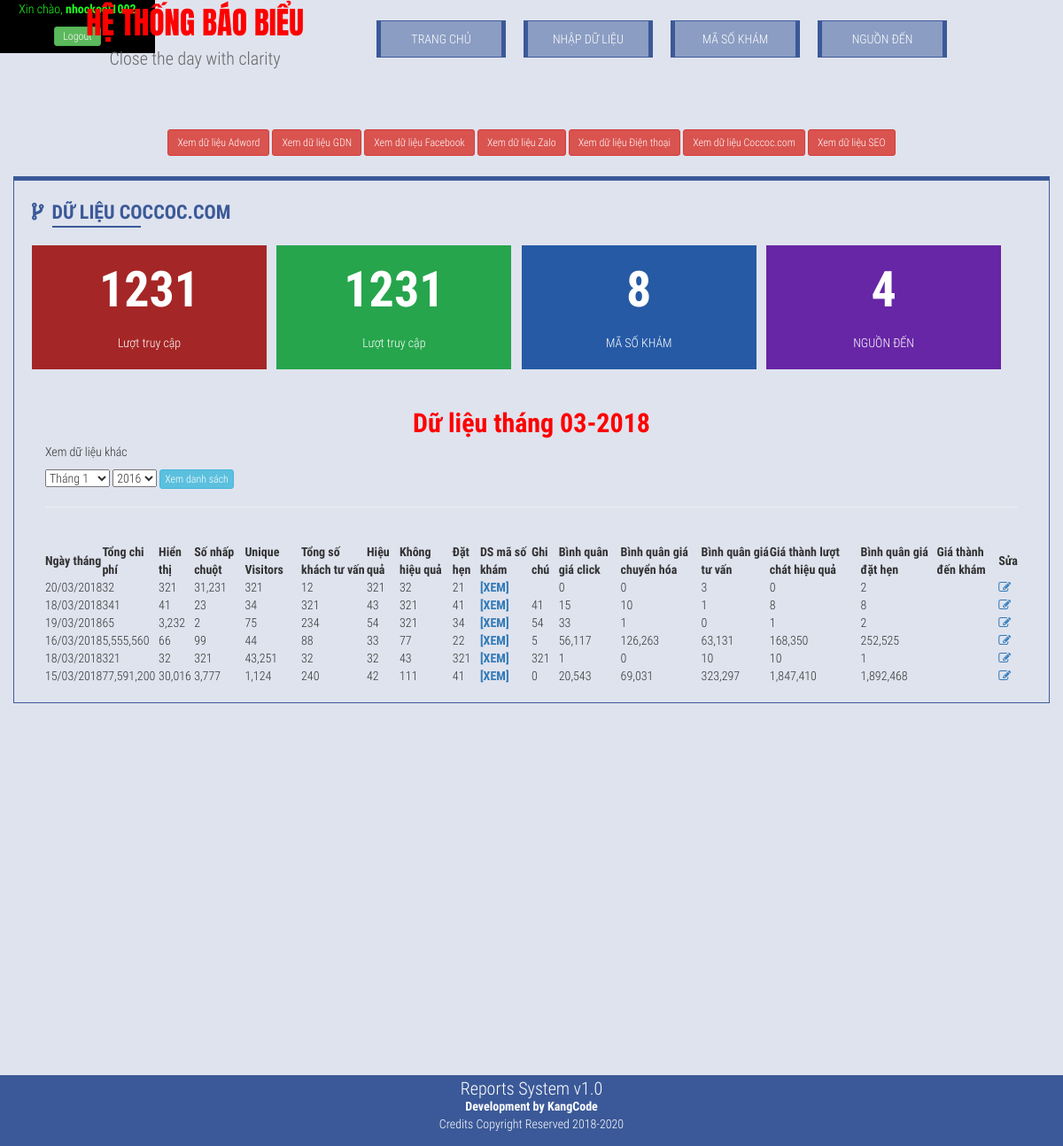
The app's page /index.php?view=coccoc (signed in), older data.
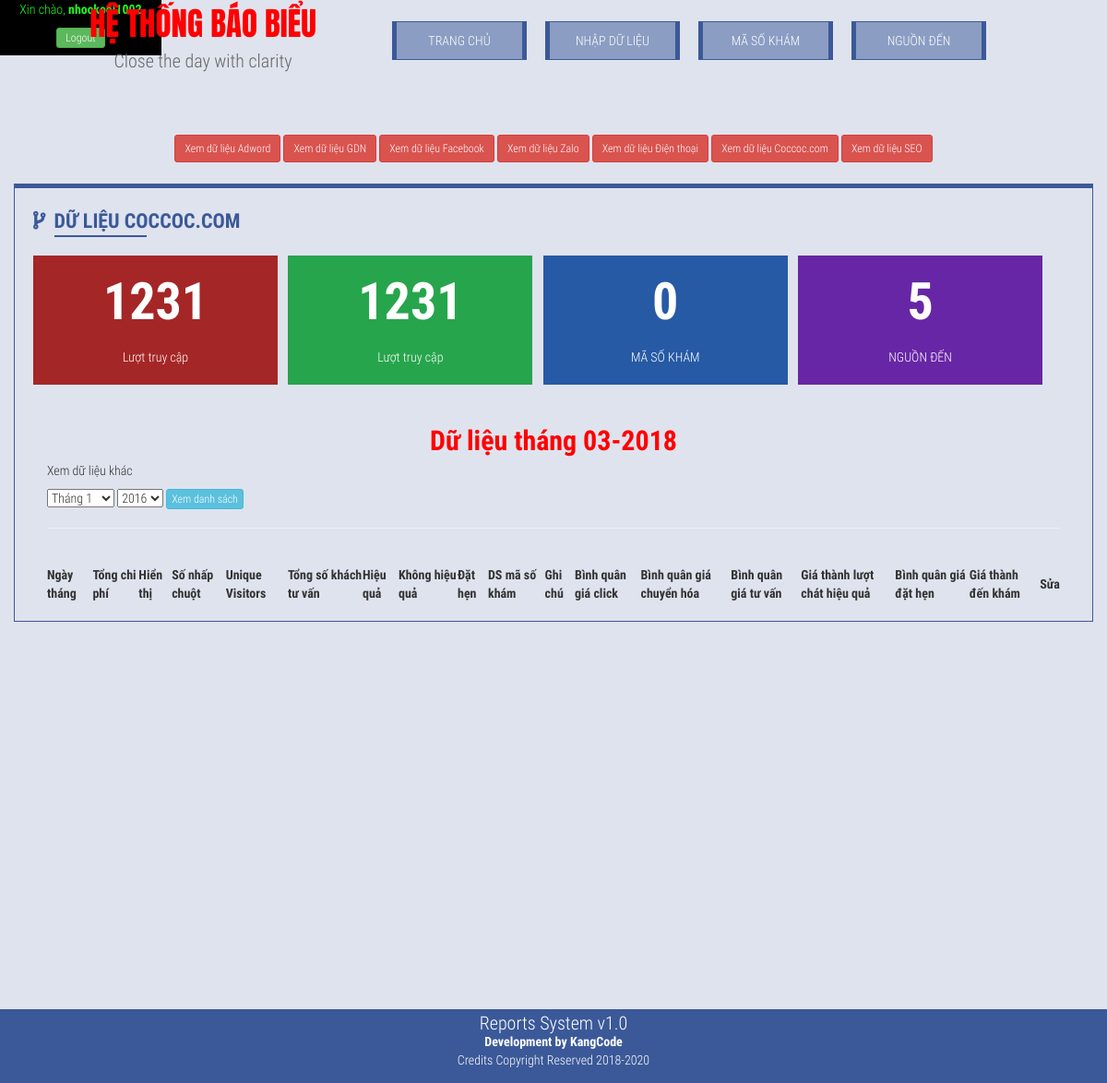
The same page, newer data.
### tables this page shows
CREATE TABLE `bangnhapcc` (
  `id` int(10) NOT NULL,
  `ngaythang` timestamp NOT NULL DEFAULT CURRENT_TIMESTAMP ON UPDATE CURRENT_TIMESTAMP,
  `hienthi` int(11) NOT NULL,
  `tongchiphi` float NOT NULL,
  `sonhapchuot` int(10) NOT NULL,
  `uniquevisitor` int(10) NOT NULL,
  `tongsokhachtuvan` int(10) NOT NULL,
  `hieuqua` int(10) NOT NULL,
  `khonghieuqua` int(10) NOT NULL,
  `dathen` int(10) NOT NULL,
  `ghichu` text
);

### templates/homecoccoc.php (the view, shortened to what this page needs)
    <div class="row">
    <div class="h1title">Dữ liệu COCCOC.COM</div>
    </div>
    <br>
    <?php require_once('templates/stat.php'); ?>
    <div class="row">
      <br><br>
    </div>
     <?php $getthang = date('m-Y');
        $getname = date('Y');
        echo "<p class='namemonth'>Dữ liệu tháng ".$getthang."</p>"; ?>
        <form method="post" action="index.php?page=olddatacc">
        <p>Xem dữ liệu khác</p>
        <select class="chonthang" name="chonthang">
            <option value='01'>Tháng 1</option>
        </select>
        <select class="chonnam" name="chonnam">
         <?php for($i=2016;$i<=$getname;$i++){ ?>
            <option value="<?php echo $i; ?>"><?php echo $i; ?></option>
            <?php } ?>
        </select>
        <button type="submit" class="btn btn-info btn-xs" name="submit">Xem danh sách</button>
        </form>
        <hr>
      <br>
       <table id="kooltable" class="display" cellspacing="0" width="100%" id="dttb">
         <thead>
        <tr>
            <th>Ngày tháng</th>
              <th>Tổng chi phí</th>
              <th>Hiển thị</th>
              <th>Số nhấp chuột</th>
              <th>Unique Visitors</th>
              <th>Tổng số khách tư vấn</th>
              <th>Hiệu quả</th>
              <th>Không hiệu quả</th>
              <th>Đặt hẹn</th>
              <th>DS mã số khám</th>
              <th>Ghi chú</th>
              <th>Bình quân giá click</th>
              <th>Bình quân giá chuyển hóa</th>
              <th>Bình quân giá tư vấn</th>
              <th>Giá thành lượt chát hiệu quả</th>
              <th>Bình quân giá đặt hẹn</th>
              <th>Giá thành đến khám</th>
              <th>Sửa</th>
        </tr>
        </thead>
           <tbody>
           <?php
               $dt = date('Y-m');
        $sql = "SELECT * FROM bangnhapcc WHERE ngaythang LIKE '%$dt%' ORDER BY id DESC";
        if ($result = $conn->query($sql)) {
            while ($row = $result->fetch_assoc()) {
                $date=date_create($row['ngaythang']);
                $jw = date_format($date,"d/m/Y");
                $ft = date_format($date,"Y-m-d");
                ?>
        <tr>
                <td><?php echo $jw; ?></td>
              <td><?php echo number_format($row['tongchiphi']); ?></td>
              <td><?php echo number_format($row['hienthi']); ?></td>
              <td><?php echo number_format($row['sonhapchuot']); ?></td>
              <td><?php echo number_format($row['uniquevisitor']); ?></td>
              <td><?php echo number_format($row['tongsokhachtuvan']); ?></td>
              <td><?php echo number_format($row['hieuqua']); ?></td>
              <td><?php echo number_format($row['khonghieuqua']); ?></td>
              <td><?php echo number_format($row['dathen']); ?></td>
               <td><a href="index.php?page=msklist&child=filter&day=<?php echo $ft; ?>&zone=coccoc.com"><b>[XEM]</b></a></td>
               <td><?php echo $row['ghichu']; ?></td>
               <td><?php echo number_format(round($row['tongchiphi']/$row['sonhapchuot'])); ?></td>
               <td><?php echo number_format(round($row['tongchiphi']/$row['uniquevisitor'])); ?></td>
               <td><?php echo number_format(round($row['tongchiphi']/$row['tongsokhachtuvan'])); ?></td>
               <td><?php echo number_format(round($row['tongchiphi']/$row['hieuqua'])); ?></td>
               <td><?php echo number_format(round($row['tongchiphi']/$row['dathen'])); ?></td>
               <td></td>
               <td><a href="index.php?page=editformcc&idbangnhap=<?php echo $row['id']; ?>"><i class="fa fa-pencil-square-o"></i></a></td>
                </tr>
                       <?php } ?>
        <?php }
        $result->free(); $conn->close(); ?>
        </tbody>
</table>
    </div>

### index.php (shortened to what this page needs)
<?php
    if(isset($_SESSION['kanguser'])){
?>
<!DOCTYPE html>
<html lang="en">
<head>
     <?php require_once('templates/header.php'); ?>
</head>
<body>
    <?php if(isset($_SESSION['kanguser'])){  ?>
    <div class="infouser" style="width: 175px;height: 60px;background-color: black;position: absolute;top: 0;left: 0;background-image: url(https://thumbs.gfycat.com/CheerfulSlimyHorse-size_restricted.gif);
    background-position: 100% 100%;-webkit-user-select:none;-moz-user-select:none;user-select:none;">
        <p>Xin chào, <b><?php echo $_SESSION['kanguser']; ?></b></p>
        <p><a href="exe/exelogout.php" class="btn btn-success btn-xs" style="width:30%;display:block;margin:0 auto;text-align:center;">Logout</a></p>
    </div>
    <?php } ?>
    <div class="wrapper">
        <div class="header">
            <?php require_once('templates/top.php');
            ?>
        </div>
        <div class="line"></div>
        <div class="body">
          <?php if(!isset($_GET['page']) || isset($_GET['view'])){ ?>
          <br>
           <div class="container-fluid" style="display:block;text-align:center;">
            <div class="row">
                <div class="col-sm-12">
                <div class="row">
                    <a class="btn btn-danger btn-sm" href="index.php">Xem dữ liệu Adword</a>
                    <a class="btn btn-danger btn-sm" href="index.php?view=gdn">Xem dữ liệu GDN</a>
                    <a class="btn btn-danger btn-sm" href="index.php?view=facebook">Xem dữ liệu Facebook</a>
                    <a class="btn btn-danger btn-sm" href="index.php?view=zalo">Xem dữ liệu Zalo</a>
                    <a class="btn btn-danger btn-sm" href="index.php?view=dienthoai">Xem dữ liệu Điện thoại</a>
                    <a class="btn btn-danger btn-sm" href="index.php?view=coccoc">Xem dữ liệu Coccoc.com</a>
                    <a class="btn btn-danger btn-sm" href="index.php?view=seo">Xem dữ liệu SEO</a>
                </div>
               </div>
            </div>
            </div>
           <?php } ?>
            <div class="container<?php if(!isset($_GET['page']) || $_GET['page'] == 'olddata' || $_GET['page'] == 'olddatacc' || $_GET['page'] == 'olddatagdn'){ echo "-fluid"; } ?>">
                <div class="col-sm-12 bodycontent">
                    <div class="row">
                        <?php
                        if(isset($_GET['page'])){
                            $page = $_GET['page'];
                            switch($page){
                                case "addform" :
                                    require_once("templates/addform.php");
                                    break;
                                case "ndlist" :
                                    require_once("templates/nguonden.php");
                                    break;
                                case "editform" :
                                    require_once("templates/editform.php");
                                    break;
                                case "editformfb" :
                                    require_once("templates/editformfb.php");
                                    break;
                                case "editformzl" :
                                    require_once("templates/editformzl.php");
                                    break;
                                case "editformdt" :
                                    require_once("templates/editformdt.php");
                                    break;
                                case "editformcc" :
                                    require_once("templates/editformcc.php");
                                    break;
                                case "editformgdn" :
                                    require_once("templates/editformgdn.php");
                                    break;
                                case "msklist" :
                                    require_once("templates/msk.php");
                                    break;
                                case "olddata" :
                                    require_once("templates/olddata.php");
                                    break;
                                case "olddataz" :
                                    require_once("templates/olddataz.php");
                                    break;
                                case "olddatal" :
                                    require_once("templates/olddatal.php");
                                    break;
                                case "olddatadt" :
                                    require_once("templates/olddatadt.php");
                                    break;
                                case "olddatacc" :
                                    require_once("templates/olddatacc.php");
                                    break;
                                case "olddatagdn" :
                                    require_once("templates/olddatagdn.php");
                                    break;
                                default :
                                    echo "Đỉa chỉ này không có";
                            }
                        }
                        else require_once("templates/homepage.php");
                        ?>
                    </div>
                </div>
            </div>
        </div>
    <?php require_once('templates/footer.php'); ?>
</body>
    <?php } else header('Location:login.php'); ?>
</html>

### templates/header.php (shortened to what this page needs)
 <link rel="stylesheet" href="css/bootstrap/bootstrap.css">
 <link href="https://maxcdn.bootstrapcdn.com/font-awesome/4.7.0/css/font-awesome.min.css" rel="stylesheet">
<link rel="stylesheet" type="text/css" href="https://cdn.datatables.net/1.10.16/css/jquery.dataTables.css">
<link rel="stylesheet" type="text/css" href="https://cdn.datatables.net/buttons/1.5.1/css/buttons.dataTables.min.css">
 <link rel="stylesheet" href="css/style.css">

### templates/top.php
<div class="container">
    <div class="col-sm-12">
        <div class="row">
            <div class="col-sm-4 branding">
                <p class="brandtit">hệ thống báo biểu</p>
                <p class="branddesc">Close the day with clarity</p>
            </div>
            <div class="col-sm-8 menutop">
                <div class="menuchild"><a href="index.php">Trang chủ</a></div>
                <div class="menuchild"><a href="index.php?page=addform">Nhập Dữ Liệu</a></div>
                <div class="menuchild"><a href="index.php?page=msklist">Mã số khám</a></div>
                <div class="menuchild"><a href="index.php?page=ndlist">Nguồn đến</a></div>
            </div>
        </div>
    </div>
   </div>

### templates/homepage.php (shortened to what this page needs)
   <div class="container-fluid">
    <div class="col-sm-12">
    <?php
        if(isset($_GET['view'])){
            $view = $_GET['view'];
            switch($view){
                case "coccoc" :
                    require_once('templates/homecoccoc.php');
                    break;
            }
        }
        else{
            require_once('templates/homeadw.php');
        }
    ?>
    </div>
</div>

### templates/stat.php
<?php
$demmsk = "SELECT * FROM masokham";
$rs = $conn->query($demmsk);
$slmsk = $rs->num_rows;
$demnd = "SELECT * FROM nguonden";
$nd = $conn->query($demnd);
$slnd = $nd->num_rows;
?>
       <div class="row thongso">
        <div class="col-sm-3 othunhat">
            <p>1231</p>
            <p>Lượt truy cập</p>
        </div>
        <div class="col-sm-3 othuhai">
            <p>1231</p>
            <p>Lượt truy cập</p>
        </div>
        <div class="col-sm-3  othuba">
            <p><?php echo $slmsk; ?></p>
            <p>MÃ SỐ KHÁM</p>
        </div>
        <div class="col-sm-3  othutu">
            <p><?php echo $slnd; ?></p>
            <p>NGUỒN ĐẾN</p>
        </div>
</div>

### templates/footer.php
<div class="footer">
    <p style="font-size: 20px;">Reports System v1.0</p>
    <p style="font-weight: bolder;color: #fffeff;font-size: 14px;">Development by KangCode</p>
    <p>Credits Copyright Reserved 2018-2020</p>
</div>

### css/style.css (style rules this page uses)
body,html { margin:0 auto; padding:0; width: 100%; height: 100%; background-color: #dfe3ee;font-family: 'Roboto Condensed', sans-serif; }
.branding { line-height: 30px; }
p.brandtit { color: red; font-size: 35px; text-transform: uppercase; font-family: 'Anton', sans-serif; margin-top: 0.3em; display: block; text-align: center; }
.menutop { display: inline-flex; margin-top: 2%; }
.menuchild { width: 20%; background-color: #8b9dc3; color: white; padding: 10px; margin-right: 20px; text-align: center; border-right: 5px solid #3b5998; border-left: 5px solid #3b5998; border-top: 1px solid #3b5998; border-bottom: 1px solid #3b5998; text-transform: uppercase; }
p.branddesc { display: block; text-align: center; color: #666565; font-size: 20px; }
.menuchild>a { color: white; text-decoration: none; }
.line { width: 100%; height: 35px; background-image: url(http://localhost/baobieu/img/line.png); background-repeat: no-repeat; background-position: center; }
.col-sm-12.bodycontent { width: 100%; max-width: 100%; border: 1px solid #3b5998; border-top: 5px solid #3b5998; height: auto; padding-top: 20px; padding-left: 20px; padding-bottom: 20px; padding-right: 20px; margin-top: 2%; margin-bottom:500px; }
.h1title { font-weight: bolder; text-transform: uppercase; font-size: 22px; color: #3b5998; position:relative; }
.h1title:before { content: "\f126"; font-family: FontAwesome; margin-right: 10px; }
.h1title:after { content: ""; display: flex; width: 100px; border: 1px solid #3b5998; margin-left:2%; }
.row.thongso>div { width: 23.5%; margin-right: 1%; height: auto; }
.row.thongso>div.othunhat { background-color: #a52626; padding: 10px; text-align: center; color: white; }
.row.thongso>div.othuhai { background-color: #26a54c; padding: 10px; text-align: center; color: white; }
.row.thongso>div.othuba { background-color: #265aa5; padding: 10px; text-align: center; color: white; }
.row.thongso>div.othutu { background-color: #6726a5; padding: 10px; text-align: center; color: white; }
.row.thongso>div>p:first-child { font-size: 4em; font-weight: bolder; }
.footer { position: fixed; bottom: 0; width: 100%; background-color: #3b5998; padding: 10px; text-align: center; color: white; min-height: 50px; height: auto; line-height: 10px; }
p.namemonth { margin: 0 auto; text-align: center; font-weight: bolder; color: red; font-size: 30px; }

### index.php (style rules this page uses)
.infouser>p { color: #1dff1d; text-align: center; }

Row changes from the older to the newer data that the page shows:
removed bangnhapcc: ngaythang "20/03/2018", tongchiphi "32", hienthi "321", sonhapchuot "31,231", uniquevisitor "321", tongsokhachtuvan "12", hieuqua "321", khonghieuqua "32", dathen "21", $row['tongchiphi']/$row['sonhapchuot'] "0", $row['tongchiphi']/$row['uniquevisitor'] "0", $row['tongchiphi']/$row['tongsokhachtuvan'] "3", $row['tongchiphi']/$row['hieuqua'] "0", $row['tongchiphi']/$row['dathen'] "2"
removed bangnhapcc: ngaythang "18/03/2018", tongchiphi "341", hienthi "41", sonhapchuot "23", uniquevisitor "34", tongsokhachtuvan "321", hieuqua "43", khonghieuqua "321", dathen "41", ghichu "41", $row['tongchiphi']/$row['sonhapchuot'] "15", $row['tongchiphi']/$row['uniquevisitor'] "10", $row['tongchiphi']/$row['tongsokhachtuvan'] "1", $row['tongchiphi']/$row['hieuqua'] "8", $row['tongchiphi']/$row['dathen'] "8"
removed bangnhapcc: ngaythang "19/03/2018", tongchiphi "65", hienthi "3,232", sonhapchuot "2", uniquevisitor "75", tongsokhachtuvan "234", hieuqua "54", khonghieuqua "321", dathen "34", ghichu "54", $row['tongchiphi']/$row['sonhapchuot'] "33", $row['tongchiphi']/$row['uniquevisitor'] "1", $row['tongchiphi']/$row['tongsokhachtuvan'] "0", $row['tongchiphi']/$row['hieuqua'] "1", $row['tongchiphi']/$row['dathen'] "2"
removed bangnhapcc: ngaythang "16/03/2018", tongchiphi "5,555,560", hienthi "66", sonhapchuot "99", uniquevisitor "44", tongsokhachtuvan "88", hieuqua "33", khonghieuqua "77", dathen "22", ghichu "5", $row['tongchiphi']/$row['sonhapchuot'] "56,117", $row['tongchiphi']/$row['uniquevisitor'] "126,263", $row['tongchiphi']/$row['tongsokhachtuvan'] "63,131", $row['tongchiphi']/$row['hieuqua'] "168,350", $row['tongchiphi']/$row['dathen'] "252,525"
removed bangnhapcc: ngaythang "18/03/2018", tongchiphi "321", hienthi "32", sonhapchuot "321", uniquevisitor "43,251", tongsokhachtuvan "32", hieuqua "32", khonghieuqua "43", dathen "321", ghichu "321", $row['tongchiphi']/$row['sonhapchuot'] "1", $row['tongchiphi']/$row['uniquevisitor'] "0", $row['tongchiphi']/$row['tongsokhachtuvan'] "10", $row['tongchiphi']/$row['hieuqua'] "10", $row['tongchiphi']/$row['dathen'] "1"
removed bangnhapcc: ngaythang "15/03/2018", tongchiphi "77,591,200", hienthi "30,016", sonhapchuot "3,777", uniquevisitor "1,124", tongsokhachtuvan "240", hieuqua "42", khonghieuqua "111", dathen "41", ghichu "0", $row['tongchiphi']/$row['sonhapchuot'] "20,543", $row['tongchiphi']/$row['uniquevisitor'] "69,031", $row['tongchiphi']/$row['tongsokhachtuvan'] "323,297", $row['tongchiphi']/$row['hieuqua'] "1,847,410", $row['tongchiphi']/$row['dathen'] "1,892,468"
Text that changed along with them:
$slmsk: "8" → "0"
$slnd: "4" → "5"
